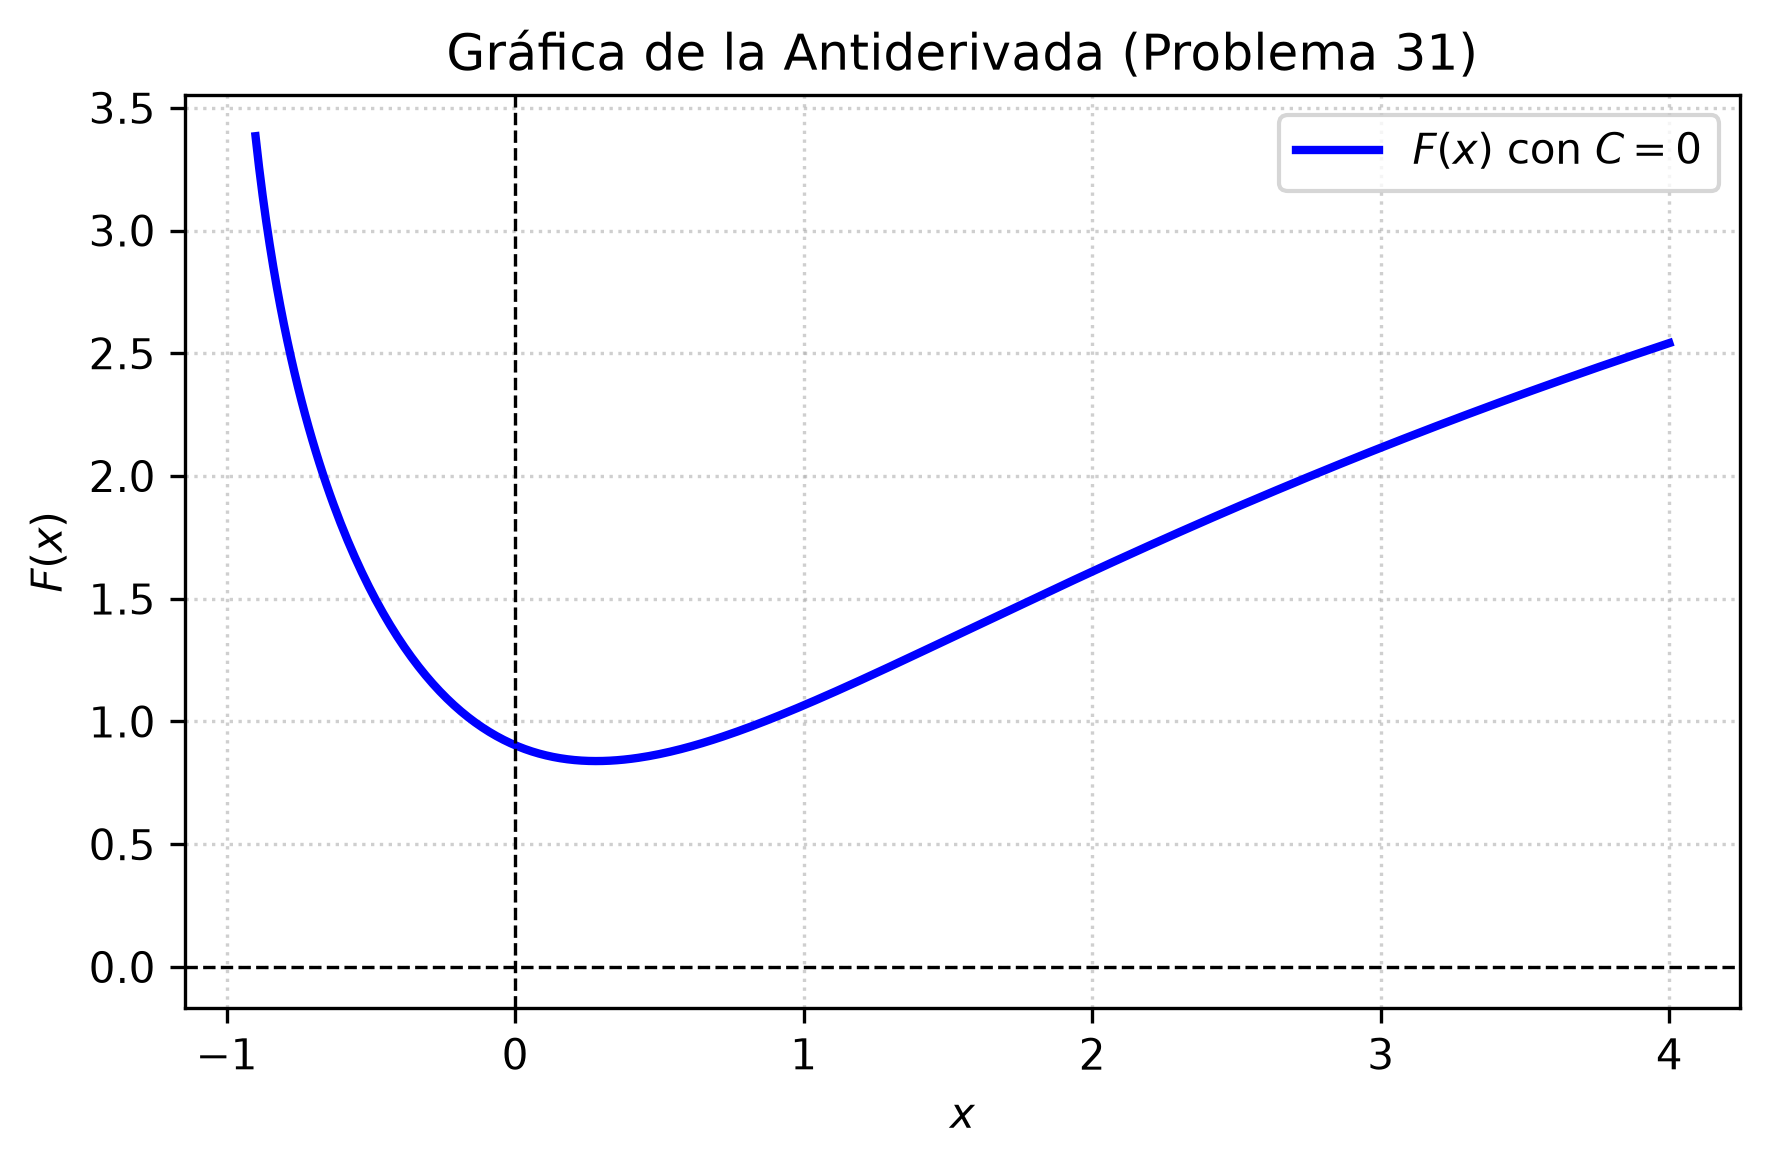

Reproduce this figure in Python.
import matplotlib
matplotlib.use('Agg')
import numpy as np
import matplotlib.pyplot as plt

# Definición del dominio de la función
x = np.linspace(-0.9, 4.0, 400)

# Antiderivada F(x) con C = 0
# F(x) = -ln(x+1) + (3/2)*ln(x^2+x+2) - (1/sqrt(7))*arctan((2x+1)/sqrt(7))
y = -np.log(x + 1) + 1.5 * np.log(x**2 + x + 2) - (1.0 / np.sqrt(7)) * np.arctan((2*x + 1) / np.sqrt(7))

plt.figure(figsize=(6, 4))
plt.plot(x, y, label=r'$F(x)$ con $C=0$', color='b', linewidth=2)
plt.title(r'Gráfica de la Antiderivada (Problema 31)')
plt.xlabel(r'$x$')
plt.ylabel(r'$F(x)$')
plt.axhline(0, color='black', linewidth=0.8, linestyle='--')
plt.axvline(0, color='black', linewidth=0.8, linestyle='--')
plt.grid(True, linestyle=':', alpha=0.6)
plt.legend()
plt.tight_layout()

plt.savefig(r'semana_03/graficas/SEM03_P31_grafica.png', dpi=300, bbox_inches='tight')
plt.close()
